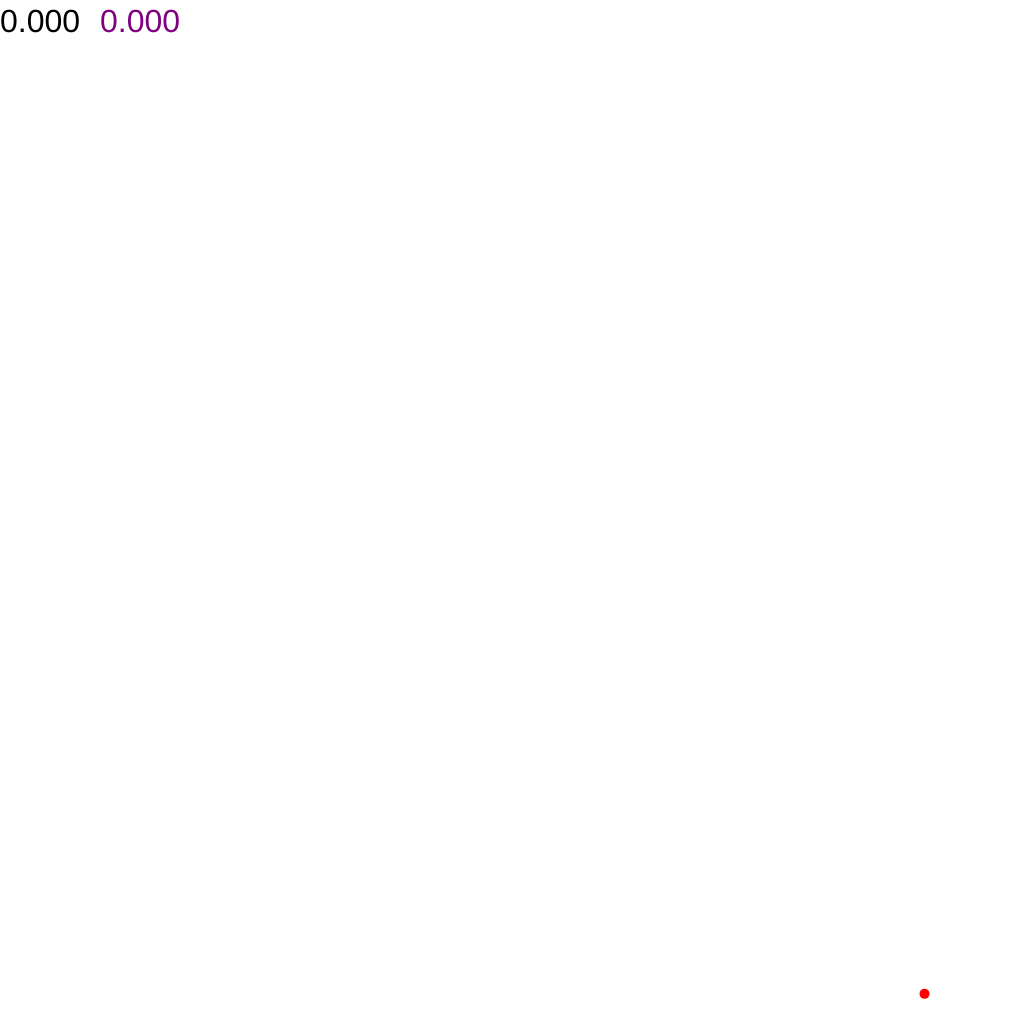
Frame 1 (no input)
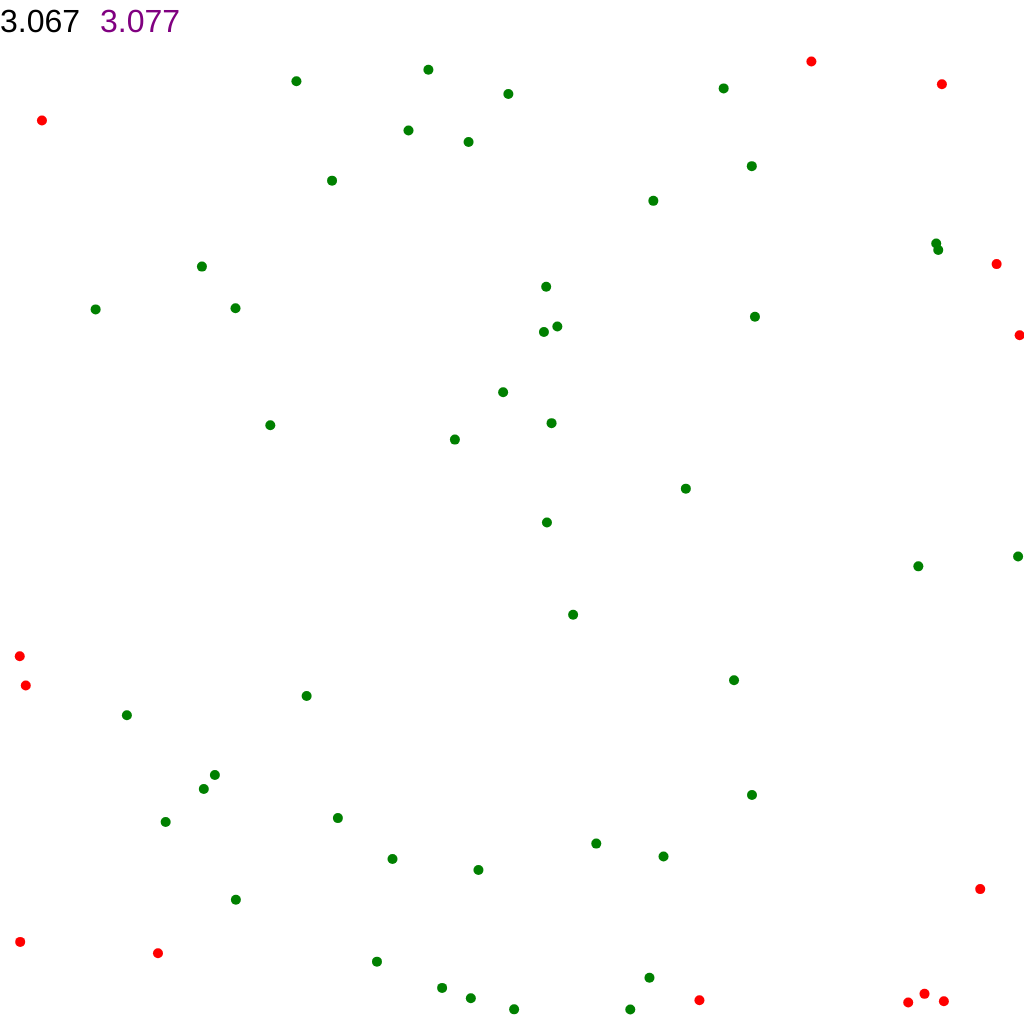
Frame 60 (no input)
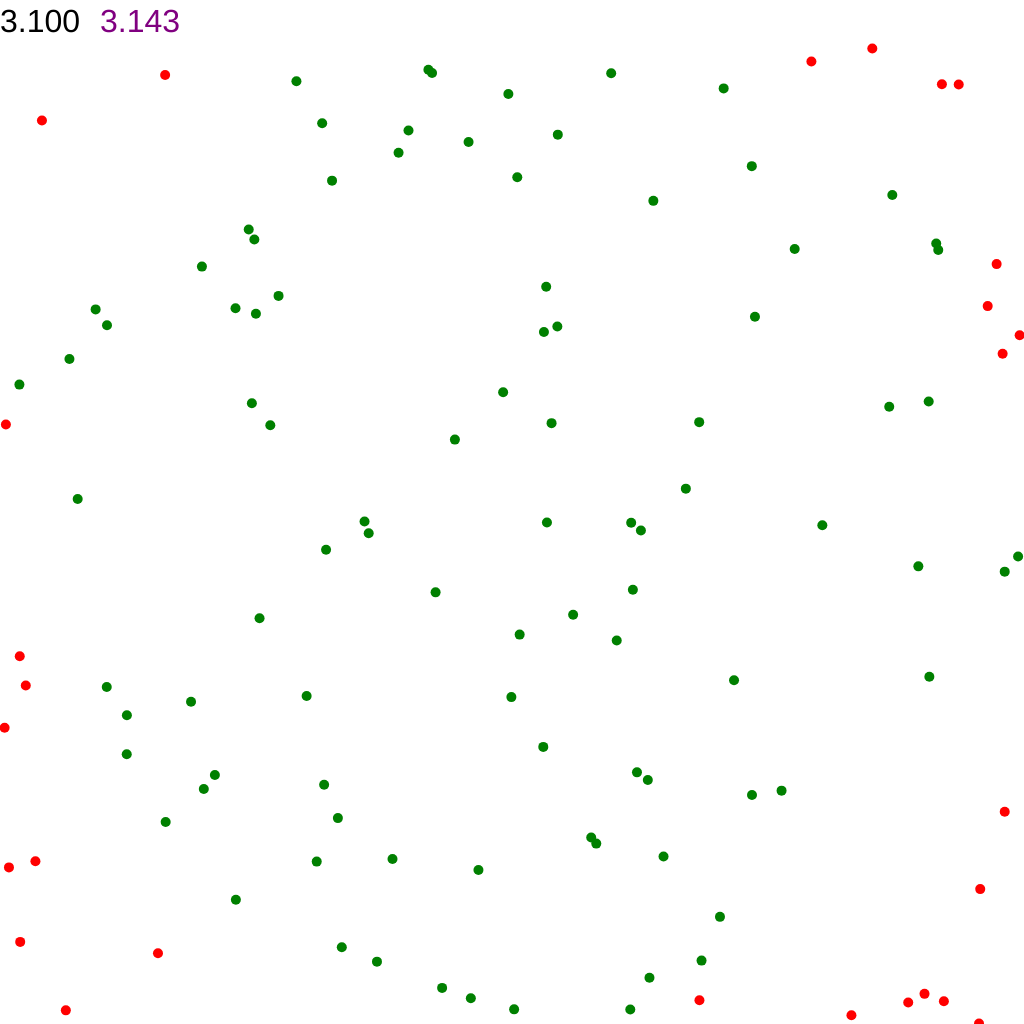
Frame 120 (the mouse pressed at the canvas centre since frame 60)

The p5.js sketch that drew these frames (run headless with seeded random() and noise() and a simulated clock; from frame 60 on, the mouse is pressed at the canvas centre):

// p5.js sketch
// ── sketch.js
let count = 0;
let inCount = 0;

let nearest = 0;

function setup() {
    createCanvas(1024, 1024);
    noStroke();
}

function draw() {
    count++;

    const x = Math.random() * 1024;
    const y = Math.random() * 1024;
    fill('red');
    if (Math.sqrt(Math.pow(x - 512, 2) + Math.pow(y - 512, 2)) <= 512) {
        fill('green');
        inCount++;
    }

    const newNumber = (inCount/count)*4;
    if(Math.abs(newNumber-Math.PI)<Math.abs(nearest-Math.PI)){
        nearest = newNumber;
    }

    ellipse(x, y, 10, 10);

    fill('white');
    rect(0,0,200,50);
    textSize(32);
    fill('black');
    text(newNumber.toFixed(3),0,32);

    fill('purple');
    text(nearest.toFixed(3),100,32);
}
